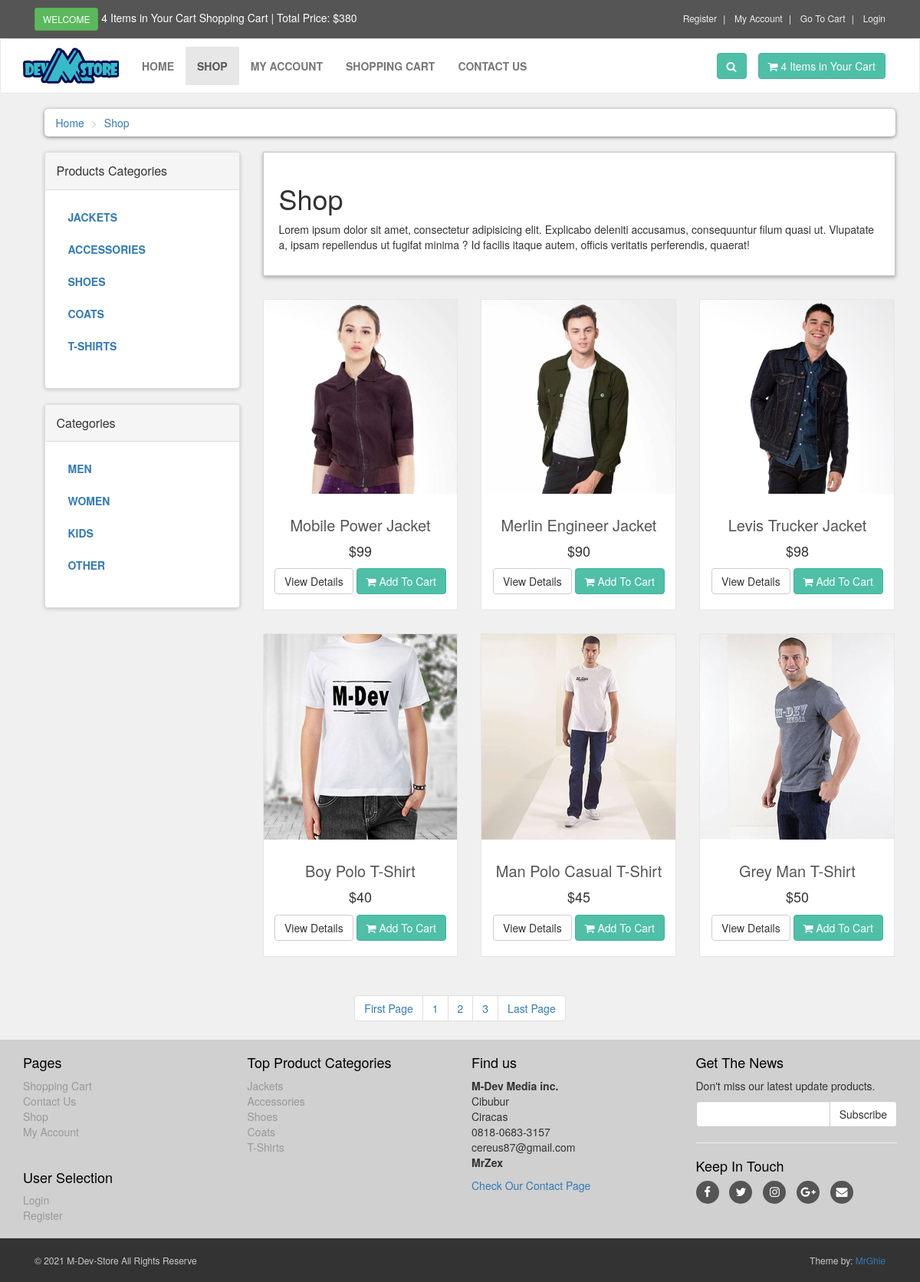
The page /shop.php on the database its author committed.
### tables this page shows
CREATE TABLE `product_categories` (
  `p_category_id` int(10) NOT NULL,
  `p_category_title` text NOT NULL,
  `p_category_desc` text NOT NULL
);

CREATE TABLE `categories` (
  `category_id` int(10) NOT NULL,
  `category_title` text NOT NULL,
  `category_desc` text NOT NULL
);

CREATE TABLE `products` (
  `product_id` int(10) NOT NULL,
  `p_category_id` int(10) NOT NULL,
  `category_id` int(10) NOT NULL,
  `date` timestamp NOT NULL DEFAULT current_timestamp() ON UPDATE current_timestamp(),
  `product_title` text NOT NULL,
  `product_img1` text NOT NULL,
  `product_img2` text NOT NULL,
  `product_img3` text NOT NULL,
  `product_price` int(10) NOT NULL,
  `product_keywords` text NOT NULL,
  `product_desc` text NOT NULL
);

### shop.php (the view, shortened to what this page needs)
<?php
    include("includes/header.php");
?>
        <div id="content">
            <div class="container">
                <div class="col-md-12">
                    <ul class="breadcrumb">
                        <li><a href="index.php">Home</a></li>
                        <li><a href="shop.php">Shop</a></li>
                    </ul>
                </div>
                <div class="col-md-3">
                    <?php include("includes/sidebar.php"); ?>
                </div>
                <div class="col-md-9">
                    <?php
                        if(!isset($_GET['p_cat']))
                        {
                            if(!isset($_GET['cat']))
                            {
                                echo "
                                    <div class='box'>
                                        <h1>Shop</h1>
                                        <p>
                                            Lorem ipsum dolor sit amet, consectetur adipisicing elit. Explicabo deleniti accusamus, consequuntur filum quasi ut.
                                            Vlupatate a, ipsam repellendus ut fugifat minima ? Id facilis itaque autem, officis veritatis perferendis, quaerat!
                                        </p>
                                    </div>";
                            }
                        }
                    ?>
                    <div class="row">
                    <?php
                       if(!isset($_GET['p_cat']))
                       {
                           if(!isset($_GET['cat']))
                           {
                               $per_page=6;
                               if(isset($_GET['page']))
                               {
                                   $page = $_GET['page'];
                               }
                               else
                               {
                                   $page=1;
                               }
                               $start_from = ($page-1) * $per_page;
                               $get_products = "select * from products order by 1 DESC LIMIT $start_from,$per_page";
                               $run_products = mysqli_query($conn,$get_products);
                               while($row_products=mysqli_fetch_array($run_products))
                               {
                                   $pro_id = $row_products['product_id'];
                                   $pro_title = $row_products['product_title'];
                                   $pro_price = $row_products['product_price'];
                                   $pro_img1 = $row_products['product_img1'];
                                   echo "
                                   <div class='col-md-4 col-sm-6 center-responsive'>
                                       <div class='product'>
                                           <a href='details.php?pro_id=$pro_id'>
                                               <img class='img-responsive' src='admin_area/product_images/$pro_img1'>
                                           </a>
                                           <div class='text'>
                                               <h3>
                                                   <a href='details.php?pro_id=$pro_id'> $pro_title </a>
                                               </h3>
                                               <p class='price'>
                                                   $$pro_price
                                               </p>
                                               <p class='button'>
                                                   <a class='btn btn-default' href='details.php?pro_id=$pro_id'>
                                                       View Details
                                                   </a>
                                                   <a class='btn btn-primary' href='details.php?pro_id=$pro_id'>
                                                       <i class='fa fa-shopping-cart'></i> Add To Cart
                                                   </a>
                                               </p>
                                           </div>
                                       </div>
                                   </div>
                                   ";
                               }
                           }
                       }
                    ?>
                    </div>
                </div>
            </div>
        </div>
        <center>
            <ul class="pagination">
                <?php
                    $per_page = 6;
                    $query = "select * from products";
                    $result = mysqli_query($conn, $query);
                    $total_records = mysqli_num_rows($result);
                    $total_pages = ceil($total_records / $per_page);
                    echo "
                        <li>
                            <a href='shop.php?page=1'> ".'First Page'." </a>
                        </li>
                    ";
                    for($i = 1; $i <= $total_pages; $i++)
                    {
                        echo "
                            <li>
                                <a href='shop.php?page=".$i."'> ".$i." </a>
                            </li>
                        ";
                    }
                    echo "
                        <li>
                            <a href='shop.php?page=".$total_pages."'> ".'Last Page'." </a>
                        </li>
                    ";
                ?>
            </ul>
        </center>
        <?php
            include("includes/footer.php");
        ?>
    </body>
</html>

### functions/functions.php (shortened to what this page needs)
<?php
    $conn = mysqli_connect("localhost", "root", "hello_world", "ecom_store");
    function getProductCategories()
    {
        global $conn;
        $get_p_cats = "select * from product_categories";
        $run_p_cats = mysqli_query($conn, $get_p_cats);
        while($row_p_cats = mysqli_fetch_array($run_p_cats))
        {
            $p_cat_id = $row_p_cats['p_category_id'];
            $p_cat_title = $row_p_cats['p_category_title'];
            echo "
                <li>
                    <a href='shop.php?p_cat=$p_cat_id'> $p_cat_title </a>
                </li>
            ";
        }
    }
    function getCategories()
    {
        global $conn;
        $get_cats = "select * from categories";
        $run_cats = mysqli_query($conn, $get_cats);
        while($row_cats = mysqli_fetch_array($run_cats))
        {
            $cat_id = $row_cats['category_id'];
            $cat_title = $row_cats['category_title'];
            echo "
                <li>
                    <a href='shop.php?cat=$cat_id'> $cat_title </a>
                </li>
            ";
        }
    }
?>

### includes/footer.php (shortened to what this page needs)
<div id="footer">
    <div class="container">
        <div class="row">
            <div class="col-sm-6 col-md-3">
                <h4>Pages</h4>
                <ul>
                    <li><a href="cart.php">Shopping Cart</a></li>
                    <li><a href="contact.php">Contact Us</a></li>
                    <li><a href="shop.php">Shop</a></li>
                    <li><a href="customer/my_account.php">My Account</a></li>
                </ul>
                <br>
                <h4>User Selection</h4>
                <ul>
                    <li><a href="checkout.php">Login</a></li>
                    <li><a href="customer_register.php">Register</a></li>
                </ul>
            </div>
            <div class="col-sm-6 col-md-3">
                <h4>Top Product Categories</h4>
                <ul>
                    <?php
                        $get_p_cats = "select * from product_categories";
                        $run_p_cats = mysqli_query($conn, $get_p_cats);
                        while($row_p_cats = mysqli_fetch_array($run_p_cats))
                        {
                            $p_cat_id = $row_p_cats['p_category_id'];
                            $p_cat_title = $row_p_cats['p_category_title'];
                            echo "
                                <li>
                                    <a href = 'shop.php?p_cat=$p_cat_id'>
                                        $p_cat_title
                                    </a>
                                </li>
                            ";
                        }
                    ?>
                </ul>
            </div>
            <div class="col-sm-6 col-md-3">
                <h4>Find us</h4>
                <p>
                    <strong>M-Dev Media inc.</strong>
                    <br/>Cibubur
                    <br/>Ciracas
                    <br/>0818-0683-3157
                    <br/>cereus87@gmail.com
                    <br/><strong>MrZex</strong>
                </p>
                <a href="contact.php">Check Our Contact Page</a>
            </div>
            <div class="col-sm-6 col-md-3">
                <h4>Get The News</h4>
                <p class="text-muted">
                    Don't miss our latest update products.
                </p>
                <form action="https://feedburner.google.com/fb/a/mailverify" method="post" target="popupwindow"
                 onsubmit="window.open('https://feedburner.google.com/fb/a/mailverify?uri=FeedbulletinForCereus87', 'popupwindow',
                 'scrollbars=yes,width=550,height=520');return true" method="post">
                    <div class="input-group">
                        <input type="text" class="form-control" name="email">
                        <span class="input-group-btn">
                            <input type="submit" value="Subscribe" class="btn btn-default">
                        </span>
                    </div>
                </form>
                <hr>
                <h4>Keep In Touch</h4>
                <p class="social">
                    <a href="#" class="fa fa-facebook"></a>
                    <a href="#" class="fa fa-twitter"></a>
                    <a href="#" class="fa fa-instagram"></a>
                    <a href="#" class="fa fa-google-plus"></a>
                    <a href="#" class="fa fa-envelope"></a>
                </p>
            </div>
        </div>
    </div>
</div>
<div id="copyright">
    <div class="container">
        <div class="col-md-6">
            <p class="pull-left">&copy; 2021 M-Dev-Store All Rights Reserve</p>
        </div>
        <div class="col-md-6">
            <p class="pull-right">Theme by: <a href="#">MrGhie</a></p>
        </div>
    </div>
</div>

### styles/style.css (style rules this page uses)
body { font-size: 14px; line-height: 1.42857143; color: #333333; background-color: #f0f0f0; overflow-x: hidden; }
.btn-primary { color: rgb(255, 255, 255); background-color: rgb(79, 191, 168); border-color: rgb(65, 179, 156); }
.box { background: #ffffff; margin: 0 0 30px; border: solid 1px #c6c6c6; box-sizing: border-box; padding: 20px; box-shadow: 0px 2px 5px rgba(0, 0, 0, .3); }
#content { padding-left: 25px; }
#content .product { background: #ffffff; border: solid 1px #e6e6e6; margin-bottom: 30px; box-sizing: border-box; }
#content .product .text { padding: 10px 10px 0px; }
#content .product .text p.price { font-size: 18px; text-align: center; font-weight: 400; }
#content .product .text .button { text-align: center; clear: both; }
#content .product .text .button .btn { margin-bottom: 10px; }
#content .product .text h3 { text-align: center; font-size: 20px; }
#content .product .text h3 a { color: rgb(85, 85, 85); }
#copyright { background: #333333; color: #cccccc; padding: 20px 0px; font-size: 12px; }
#copyright p { margin: 0px; }
.breadcrumb { padding: 8px, 15px; margin-bottom: 20px; background: #ffffff; border-radius: 5px; box-shadow: 0px 1px 5px rgba(0, 0, 0, .5); }
.breadcrumb> li + li:before { content: ">\00a0"; color: #cccccc; }
#content .panel.sidebar-menu ul.nav.category-menu li a { text-transform: uppercase; font-weight: 600; }
#footer { background: #d0d0d0; padding: 10px 0; }
#footer ul { list-style: none; padding-left: 0px; }
#footer ul a { color: #999999; padding: 10px 0; }
#footer h4 { color: #000000; }
#footer p { color: #333333; }
#footer .social { text-align: left; }
#footer .social a { margin: 0px 10px 0px 0px; display: inline-block; color: #ffffff; width: 30px; height: 30px; border-radius: 15px; line-height: 30px; font-size: 15px; text-align: center; vertical-align: bottom; background: #555555; }

### rows shown on the page
product_categories: p_category_title "JACKETS", p_category_title "Jackets"
product_categories: p_category_title "ACCESSORIES", p_category_title "Accessories"
product_categories: p_category_title "SHOES", p_category_title "Shoes"
product_categories: p_category_title "COATS", p_category_title "Coats"
product_categories: p_category_title "T-SHIRTS", p_category_title "T-Shirts"
categories: category_title "MEN"
categories: category_title "WOMEN"
categories: category_title "KIDS"
categories: category_title "OTHER"
products: product_img1 (picture), product_title "Mobile Power Jacket", product_price "99"
products: product_img1 (picture), product_title "Merlin Engineer Jacket", product_price "90"
products: product_img1 (picture), product_title "Levis Trucker Jacket", product_price "98"
products: product_img1 (picture), product_title "Boy Polo T-Shirt", product_price "40"
products: product_img1 (picture), product_title "Man Polo Casual T-Shirt", product_price "45"
products: product_img1 (picture), product_title "Grey Man T-Shirt", product_price "50"
